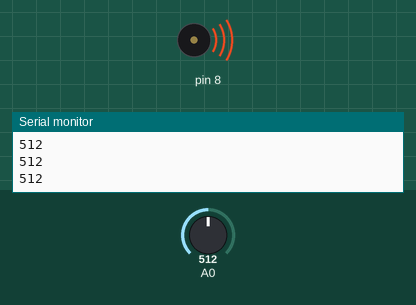
Recording of a sketch running on a simulated Arduino Uno, built with avr-gcc and run on an emulated ATmega328P. Parts: buzzer (waves = sounding), the last lines printed to the serial monitor. The test bench sets the inputs (shaded band); at power-on: A0 = 512.

Above: at 1.3 s.
1.4 s: A0 set to 496
At 2.3 s:
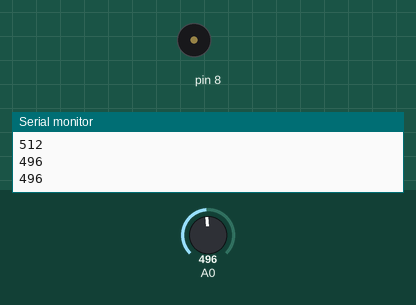
3.0 s: A0 set to 511
At 3.4 s:
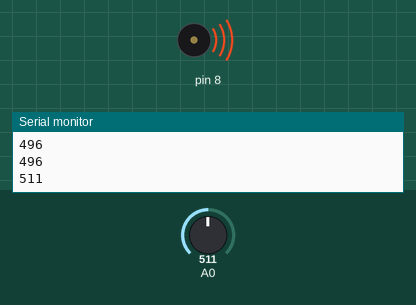
4.5 s: A0 set to 495
At 5.8 s:
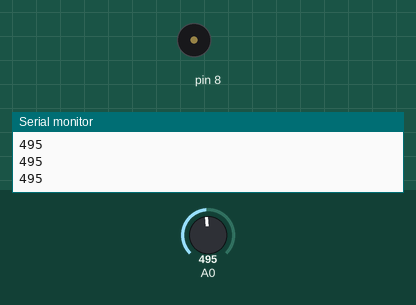
Timing chart, 0 to 7.5 s (numbered marks = the images above; inputs shaded):
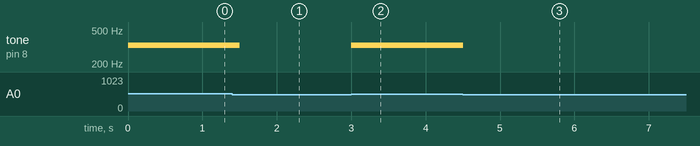

The sketch:

tastier.ino
```cpp
int notes[] = {262, 294, 330, 349};

void setup() {
  Serial.begin(9600);

}

void loop() {
  int keyVal = analogRead(A0);

  if (keyVal == 1023)
    tone(8, notes[0]);
  else if (keyVal >= 990 && keyVal <= 1010)
    tone(8, notes[1]);
  else if (keyVal >= 505 && keyVal <= 515)
    tone(8, notes[2]);
  else if (keyVal >= 5 && keyVal <= 10)
    tone(8, notes[3]);
  else
    noTone(8);
  Serial.println(keyVal);
  delay(500);
}
```

Measured:
- the behaviour switches between 505 and 504 on A0 (found by bisection; images 0 and 1)
- after the input at 1.4 s, tone on pin 8: 330 Hz → silent after 0.10 s
- after the input at 3.0 s, tone on pin 8: silent → 330 Hz at once
- after the input at 4.5 s, tone on pin 8: 330 Hz → silent at once
